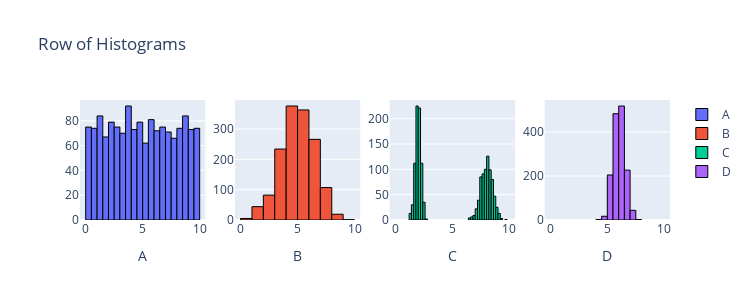

Source (notebook cell):
### Markdown cell above
4. Run the code below and look at the resulting figure of distrubutions and then answer the following questions
Which datasets have similar means and similar variances
Which datasets have similar means but quite different variances
Which datasets have similar variances but quite different means
Which datasets have quite different means and quite different variances

### Code cell
from scipy import stats
import plotly.graph_objects as go
from plotly.subplots import make_subplots
import numpy as np

n = 1500
data1 = stats.uniform.rvs(0, 10, size=n)
data2 = stats.norm.rvs(5, 1.5, size=n)
data3 = np.r_[stats.norm.rvs(2, 0.25, size=int(n/2)), stats.norm.rvs(8, 0.5, size=int(n/2))]
data4 = stats.norm.rvs(6, 0.5, size=n)

fig = make_subplots(rows=1, cols=4)

fig.add_trace(go.Histogram(x=data1, name='A', nbinsx=30, marker=dict(line=dict(color='black', width=1))), row=1, col=1)
fig.add_trace(go.Histogram(x=data2, name='B', nbinsx=15, marker=dict(line=dict(color='black', width=1))), row=1, col=2)
fig.add_trace(go.Histogram(x=data3, name='C', nbinsx=45, marker=dict(line=dict(color='black', width=1))), row=1, col=3)
fig.add_trace(go.Histogram(x=data4, name='D', nbinsx=15, marker=dict(line=dict(color='black', width=1))), row=1, col=4)

fig.update_layout(height=300, width=750, title_text="Row of Histograms")
fig.update_xaxes(title_text="A", row=1, col=1)
fig.update_xaxes(title_text="B", row=1, col=2)
fig.update_xaxes(title_text="C", row=1, col=3)
fig.update_xaxes(title_text="D", row=1, col=4)
fig.update_xaxes(range=[-0.5, 10.5])

for trace in fig.data:
    trace.xbins = dict(start=0, end=10)
    
# This code was produced by just making requests to Microsoft Copilot
# https://github.com/pointOfive/stat130chat130/blob/main/CHATLOG/wk3/COP/SLS/0001_concise_makeAplotV1.md

fig.show(renderer="png") # USE `fig.show(renderer="png")` FOR ALL GitHub and MarkUs SUBMISSIONS
print(data1.mean(),data1.var())
print(data2.mean(),data2.var())
print(data3.mean(),data3.var())
print(data4.mean(),data4.var())

### Figure 1 — Plotly figure (JSON) as saved in the notebook; plotly's stock layout.template omitted (floating-point values rounded to 4 significant figures; data arrays with more than 128 entries replaced by an {"elided": "..."} marker saying what was removed)
{"data": [{"marker": {"line": {"color": "black", "width": 1}}, "name": "A", "nbinsx": 30, "type": "histogram", "x": {"elided": "1500 float values"}, "xaxis": "x", "xbins": {"end": 10, "start": 0}, "yaxis": "y"}, {"marker": {"line": {"color": "black", "width": 1}}, "name": "B", "nbinsx": 15, "type": "histogram", "x": {"elided": "1500 float values"}, "xaxis": "x2", "xbins": {"end": 10, "start": 0}, "yaxis": "y2"}, {"marker": {"line": {"color": "black", "width": 1}}, "name": "C", "nbinsx": 45, "type": "histogram", "x": {"elided": "1500 float values"}, "xaxis": "x3", "xbins": {"end": 10, "start": 0}, "yaxis": "y3"}, {"marker": {"line": {"color": "black", "width": 1}}, "name": "D", "nbinsx": 15, "type": "histogram", "x": {"elided": "1500 float values"}, "xaxis": "x4", "xbins": {"end": 10, "start": 0}, "yaxis": "y4"}], "layout": {"height": 300, "title": {"text": "Row of Histograms"}, "width": 750, "xaxis": {"anchor": "y", "domain": [0, 0.2125], "range": [-0.5, 10.5], "title": {"text": "A"}}, "xaxis2": {"anchor": "y2", "domain": [0.2625, 0.475], "range": [-0.5, 10.5], "title": {"text": "B"}}, "xaxis3": {"anchor": "y3", "domain": [0.525, 0.7375], "range": [-0.5, 10.5], "title": {"text": "C"}}, "xaxis4": {"anchor": "y4", "domain": [0.7875, 1], "range": [-0.5, 10.5], "title": {"text": "D"}}, "yaxis": {"anchor": "x", "domain": [0, 1]}, "yaxis2": {"anchor": "x2", "domain": [0, 1]}, "yaxis3": {"anchor": "x3", "domain": [0, 1]}, "yaxis4": {"anchor": "x4", "domain": [0, 1]}}}
